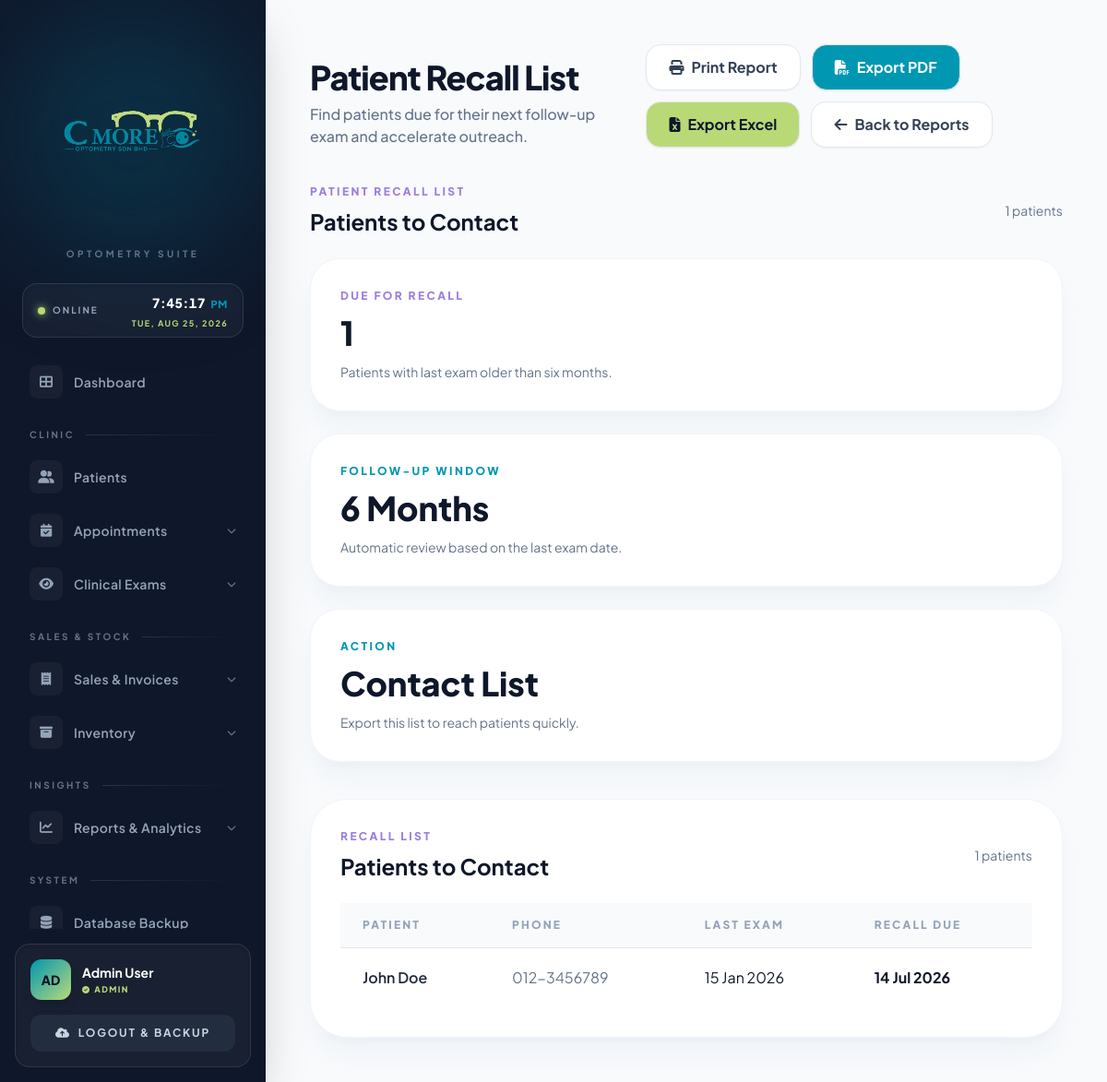
The page /report_recall.php (signed in) on the database as committed earlier.
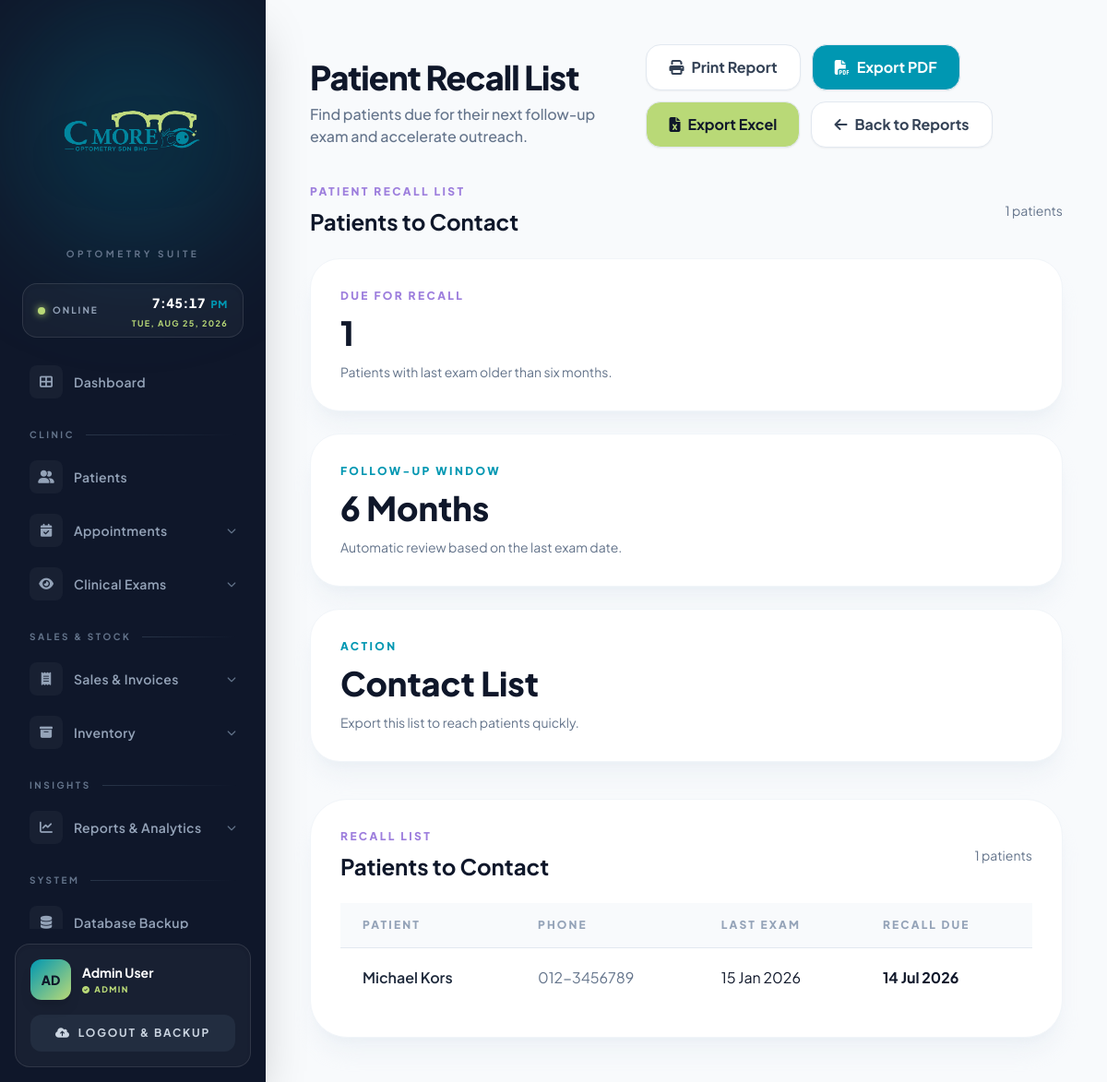
The same page on the database as committed later.
### tables this page shows
CREATE TABLE `patient` (
  `PATIENT_ID` int(11) NOT NULL AUTO_INCREMENT,
  `NAME` varchar(100) NOT NULL,
  `IC_NUMBER` varchar(20) DEFAULT NULL,
  `PHONE_NUMBER` varchar(20) DEFAULT NULL,
  `ADDRESS` text DEFAULT NULL,
  `REGISTRATION_DATE` date NOT NULL,
  `CONNECTION_RELATIONSHIP` varchar(100) DEFAULT NULL,
  `FOLLOW_UP_INTERVAL` varchar(50) DEFAULT NULL,
  `COMPLAINTS` text DEFAULT NULL,
  PRIMARY KEY (`PATIENT_ID`),
  UNIQUE KEY `IC_NUMBER` (`IC_NUMBER`)
);

### report_recall.php (the view, shortened to what the changed rows need)
<?php include('config.php'); ?>
<!DOCTYPE html>
<html lang="en">
<head>
    <script src="https://cdn.tailwindcss.com"></script>
    <link rel="stylesheet" href="https://cdnjs.cloudflare.com/ajax/libs/font-awesome/6.0.0/css/all.min.css">
</head>
<body class="bg-[#f8fafc] flex min-h-screen text-slate-900">
    <?php include('sidebar.php'); ?>
    <main class="flex-1 ml-72 p-12">
        <header class="flex flex-col lg:flex-row justify-between items-start lg:items-end gap-6 mb-10">
            <div>
                <h1 class="text-4xl font-extrabold text-slate-900 tracking-tight">Patient Recall List</h1>
            </div>
        </header>
        <div id="reportContent">
            <?php
            $recall_list = mysqli_query($conn, "SELECT p.PATIENT_ID, p.NAME, p.PHONE_NUMBER, MAX(e.EXAM_DATE) AS last_exam, DATE_ADD(MAX(e.EXAM_DATE), INTERVAL 180 DAY) AS recall_date FROM PATIENT p JOIN EYE_EXAMINATION e ON p.PATIENT_ID = e.PATIENT_ID GROUP BY p.PATIENT_ID, p.NAME, p.PHONE_NUMBER HAVING MAX(e.EXAM_DATE) <= DATE_SUB(CURDATE(), INTERVAL 180 DAY) ORDER BY recall_date ASC, p.NAME ASC LIMIT 80");
            ?>
            <div class="flex items-center justify-between mb-6">
                <div>
                    <h2 class="text-2xl font-bold text-slate-900 mt-2">Patients to Contact</h2>
                </div>
            </div>
            <section class="rounded-[2.5rem] bg-white p-8 border border-slate-100 shadow-xl shadow-slate-200/40 overflow-hidden">
                <div class="flex items-center justify-between mb-6">
                    <div>
                        <h2 class="text-2xl font-bold text-slate-900 mt-2">Patients to Contact</h2>
                    </div>
                </div>
                <?php if($recall_list && mysqli_num_rows($recall_list) > 0): ?>
                    <div class="overflow-x-auto">
                        <table class="min-w-full text-left border-collapse">
                            <thead class="bg-slate-50 border-b border-slate-200">
                                <tr>
                                    <th class="px-6 py-4 text-xs font-black uppercase tracking-[0.18em] text-slate-400">Patient</th>
                                    <th class="px-6 py-4 text-xs font-black uppercase tracking-[0.18em] text-slate-400">Phone</th>
                                    <th class="px-6 py-4 text-xs font-black uppercase tracking-[0.18em] text-slate-400">Last Exam</th>
                                    <th class="px-6 py-4 text-xs font-black uppercase tracking-[0.18em] text-slate-400">Recall Due</th>
                                </tr>
                            </thead>
                            <tbody class="divide-y divide-slate-100">
                                <?php while($patient = mysqli_fetch_assoc($recall_list)): ?>
                                    <?php $dueDate = date('d M Y', strtotime($patient['recall_date'])); ?>
                                    <tr class="hover:bg-slate-50 transition-colors">
                                        <td class="px-6 py-5 font-semibold text-slate-800"><?php echo htmlspecialchars($patient['NAME']); ?></td>
                                        <td class="px-6 py-5 text-slate-500"><?php echo htmlspecialchars($patient['PHONE_NUMBER'] ?: 'No phone'); ?></td>
                                        <td class="px-6 py-5 text-slate-900"><?php echo date('d M Y', strtotime($patient['last_exam'])); ?></td>
                                        <td class="px-6 py-5 text-slate-900 font-bold"><?php echo $dueDate; ?></td>
                                    </tr>
                                <?php endwhile; ?>
                            </tbody>
                        </table>
                    </div>
                <?php else: ?>
                    <p class="text-sm text-slate-500">No patients are currently due for recall.</p>
                <?php endif; ?>
            </section>
        </div>
    </main>
</body>
</html>

Rows that differ between the two databases and show on the page:
changed patient: NAME "John Doe" → "Michael Kors"
